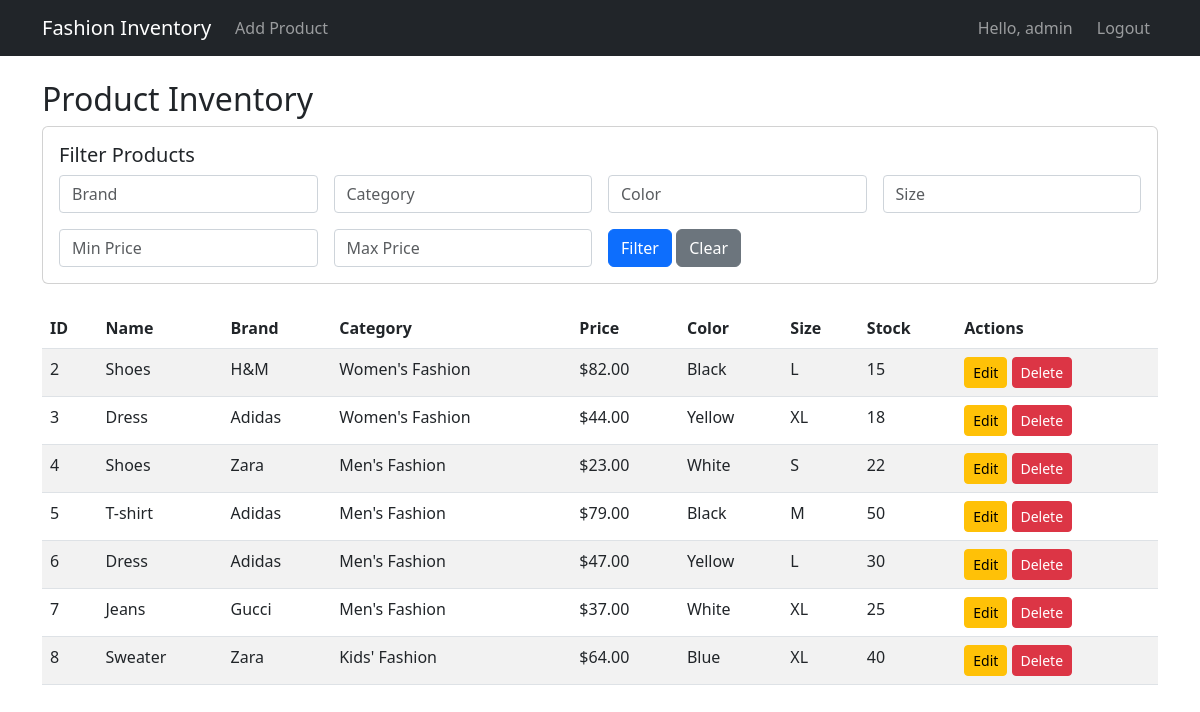
Screenshot of / (signed in) with the database file from the repository.
### inventory/models.py (models this page shows, shortened)
class User(AbstractUser):
    pass

class Product(models.Model):
    product_id = models.IntegerField(unique=True)
    name = models.CharField(max_length=100)
    brand = models.CharField(max_length=50)
    category = models.CharField(max_length=50)
    price = models.DecimalField(max_digits=10, decimal_places=2)
    color = models.CharField(max_length=30)
    size = models.CharField(max_length=20)
    description = models.TextField(blank=True)
    material = models.CharField(max_length=50)
    weight = models.DecimalField(max_digits=6, decimal_places=2, verbose_name="Weight (kg)")
    stock_quantity = models.IntegerField()
    added_by = models.ForeignKey(User, on_delete=models.SET_NULL, null=True)

### inventory/views.py (the view)
# urls.py: path('', views.ProductListView.as_view(), name='product_list'),
class ProductListView(ListView):
    model = Product
    template_name = 'inventory/product_list.html'
    context_object_name = 'products'
    def get_queryset(self):
        queryset = super().get_queryset()
        queryset = sorted(list(queryset), key=lambda x: int(x.product_id))
        filters = {}
        for field in ['brand', 'category', 'color', 'size']:
            if value := self.request.GET.get(field):
                filters[field] = value
        if price_min := self.request.GET.get('price_min'):
            queryset = [p for p in queryset if float(p.price) >= float(price_min)]
        if price_max := self.request.GET.get('price_max'):
            queryset = [p for p in queryset if float(p.price) <= float(price_max)]
        if filters:
            queryset = [p for p in queryset if all(p.__dict__[key] == value for key, value in filters.items())]
        return queryset
    def get_context_data(self, **kwargs):
        context = super().get_context_data(**kwargs)
        context['filter_form'] = ProductFilterForm(self.request.GET or None)
        context['search_query'] = self.request.GET.get('search', '')
        context['is_guest'] = self.request.session.get('guest_mode', False)
        return context

### inventory/forms.py
class ProductFilterForm(forms.Form):
    search = forms.CharField(required=False, label='Search')
    brand = forms.CharField(required=False)
    category = forms.CharField(required=False)
    color = forms.CharField(required=False)
    size = forms.CharField(required=False)
    material = forms.CharField(required=False)
    price_min = forms.DecimalField(required=False, decimal_places=2)
    price_max = forms.DecimalField(required=False, decimal_places=2)
    stock_min = forms.IntegerField(required=False, label='Min Stock')

### templates/inventory/product_list.html (shortened to what this page needs)
{% extends 'base.html' %}
{% block content %}
    <h2>Product Inventory</h2>
    <div class="card mb-4">
        <div class="card-body">
            <h5 class="card-title">Filter Products</h5>
            <form method="get">
                <div class="row g-3">
                    <div class="col-md-3">
                        <input type="text" name="brand" class="form-control" placeholder="Brand" value="{{ request.GET.brand }}">
                    </div>
                    <div class="col-md-3">
                        <input type="text" name="category" class="form-control" placeholder="Category" value="{{ request.GET.category }}">
                    </div>
                    <div class="col-md-3">
                        <input type="text" name="color" class="form-control" placeholder="Color" value="{{ request.GET.color }}">
                    </div>
                    <div class="col-md-3">
                        <input type="text" name="size" class="form-control" placeholder="Size" value="{{ request.GET.size }}">
                    </div>
                    <div class="col-md-3">
                        <input type="number" name="price_min" class="form-control" placeholder="Min Price" value="{{ request.GET.price_min }}">
                    </div>
                    <div class="col-md-3">
                        <input type="number" name="price_max" class="form-control" placeholder="Max Price" value="{{ request.GET.price_max }}">
                    </div>
                    <div class="col-md-3">
                        <button type="submit" class="btn btn-primary">Filter</button>
                        <a href="{% url 'product_list' %}" class="btn btn-secondary">Clear</a>
                    </div>
                </div>
            </form>
        </div>
    </div>
    <table class="table table-striped table-hover">
        <thead>
            <tr>
                <th>ID</th>
                <th>Name</th>
                <th>Brand</th>
                <th>Category</th>
                <th>Price</th>
                <th>Color</th>
                <th>Size</th>
                <th>Stock</th>
                <th>Actions</th>
            </tr>
        </thead>
        <tbody>
            {% for product in products %}
            <tr>
                <td>{{ product.product_id }}</td>
                <td>{{ product.name }}</td>
                <td>{{ product.brand }}</td>
                <td>{{ product.category }}</td>
                <td>${{ product.price }}</td>
                <td>{{ product.color }}</td>
                <td>{{ product.size }}</td>
                <td>{{ product.stock_quantity }}</td>
                <td>
                    {% if user.is_authenticated %}
                    <a href="{% url 'product_update' product.pk %}" class="btn btn-sm btn-warning">Edit</a>
                    <button class="btn btn-sm btn-danger delete-btn"
                            data-bs-toggle="modal"
                            data-bs-target="#deleteModal"
                            data-product-id="{{ product.pk }}"
                            data-product-name="{{ product.name }}">
                        Delete
                    </button>
                    {% else %}
                        <span class="text-muted">Login to edit</span>
                    {% endif %}
                </td>
            </tr>
            {% empty %}
            <tr>
                <td colspan="9">No products available.</td>
            </tr>
            {% endfor %}
        </tbody>
    </table>
{% endblock %}

### templates/base.html (shortened to what this page needs)
<!DOCTYPE html>
<html>
<head>
    <link href="https://cdn.jsdelivr.net/npm/bootstrap@5.3.0/dist/css/bootstrap.min.css" rel="stylesheet">
</head>
<body>
    <nav class="navbar navbar-expand-lg navbar-dark bg-dark">
        <div class="container">
            <a class="navbar-brand" href="{% url 'product_list' %}">Fashion Inventory</a>
            <div class="collapse navbar-collapse" id="navbarNav">
                {% if user.is_authenticated %}
                    <ul class="navbar-nav me-auto">
                        <li class="nav-item">
                            <a class="nav-link" href="{% url 'product_create' %}">Add Product</a>
                        </li>
                    </ul>
                {% endif %}
                <div class="navbar-nav ms-auto">
                    {% if user.is_authenticated %}
                        <span class="navbar-text me-3">Hello, {{ user.username }}</span>
                        <a class="nav-link" href="{% url 'logout' %}">Logout</a>
                    {% else %}
                        <a class="nav-link" href="{% url 'login' %}">Login</a>
                        <a class="nav-link" href="{% url 'register' %}">Register</a>
                    {% endif %}
                </div>
            </div>
        </div>
    </nav>
    <div class="container mt-4">
        {% block content %}{% endblock %}
    </div>
</body>
</html>

### templates/base.html (style rules this page uses)
input[type="text"], input[type="number"], textarea, select { width: 100%; padding: 0.375rem 0.75rem; border: 1px solid #ced4da; border-radius: 0.25rem; }

### rows the page displays
User: username "admin"
Product: product_id "2", name "Shoes", brand "H&M", category "Women's Fashion", price "82.00", color "Black", size "L", stock_quantity "15"
Product: product_id "3", name "Dress", brand "Adidas", category "Women's Fashion", price "44.00", color "Yellow", size "XL", stock_quantity "18"
Product: product_id "4", name "Shoes", brand "Zara", category "Men's Fashion", price "23.00", color "White", size "S", stock_quantity "22"
Product: product_id "5", name "T-shirt", brand "Adidas", category "Men's Fashion", price "79.00", color "Black", size "M", stock_quantity "50"
Product: product_id "6", name "Dress", brand "Adidas", category "Men's Fashion", price "47.00", color "Yellow", size "L", stock_quantity "30"
Product: product_id "7", name "Jeans", brand "Gucci", category "Men's Fashion", price "37.00", color "White", size "XL", stock_quantity "25"
Product: product_id "8", name "Sweater", brand "Zara", category "Kids' Fashion", price "64.00", color "Blue", size "XL", stock_quantity "40"
